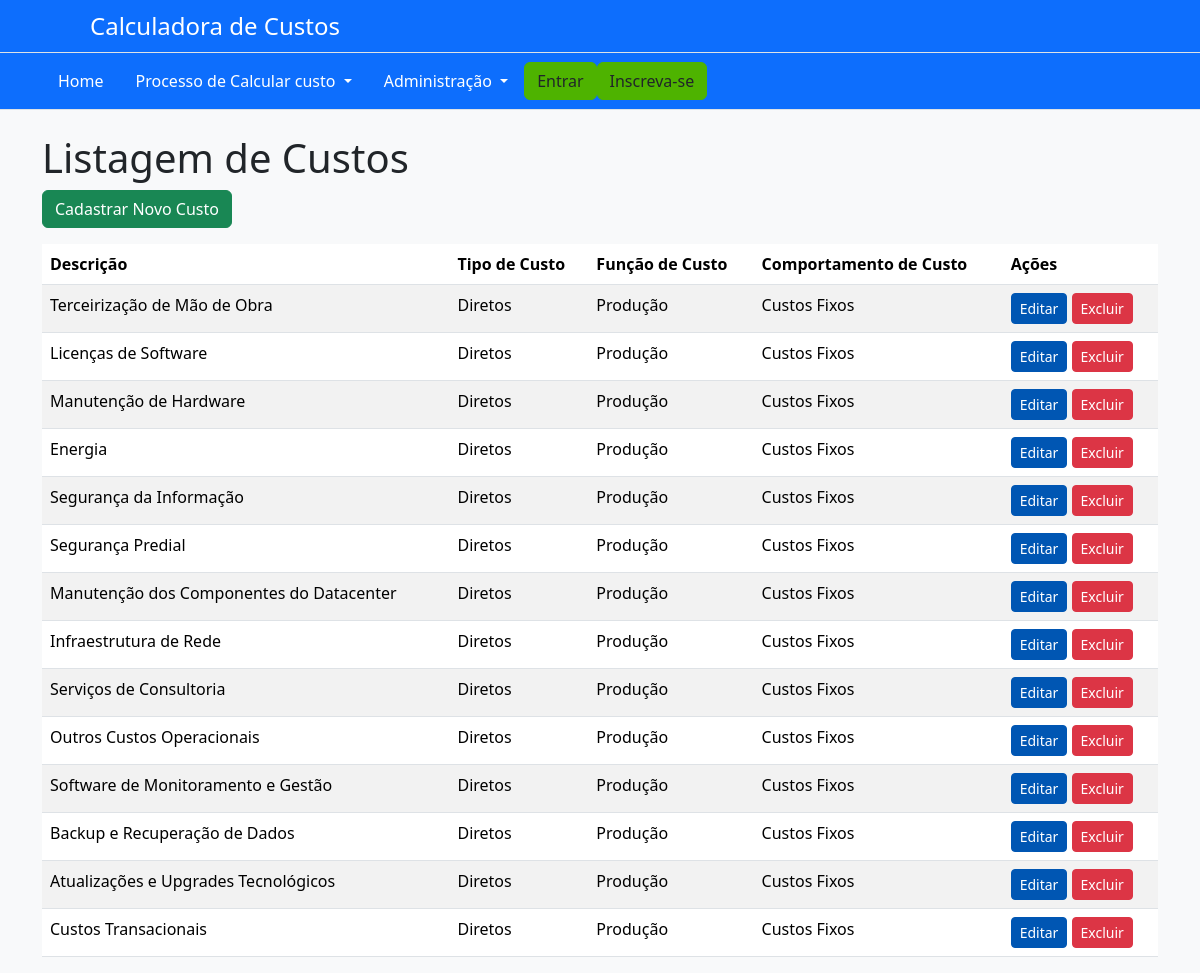
The page /listarcusto/ on the database as committed earlier.
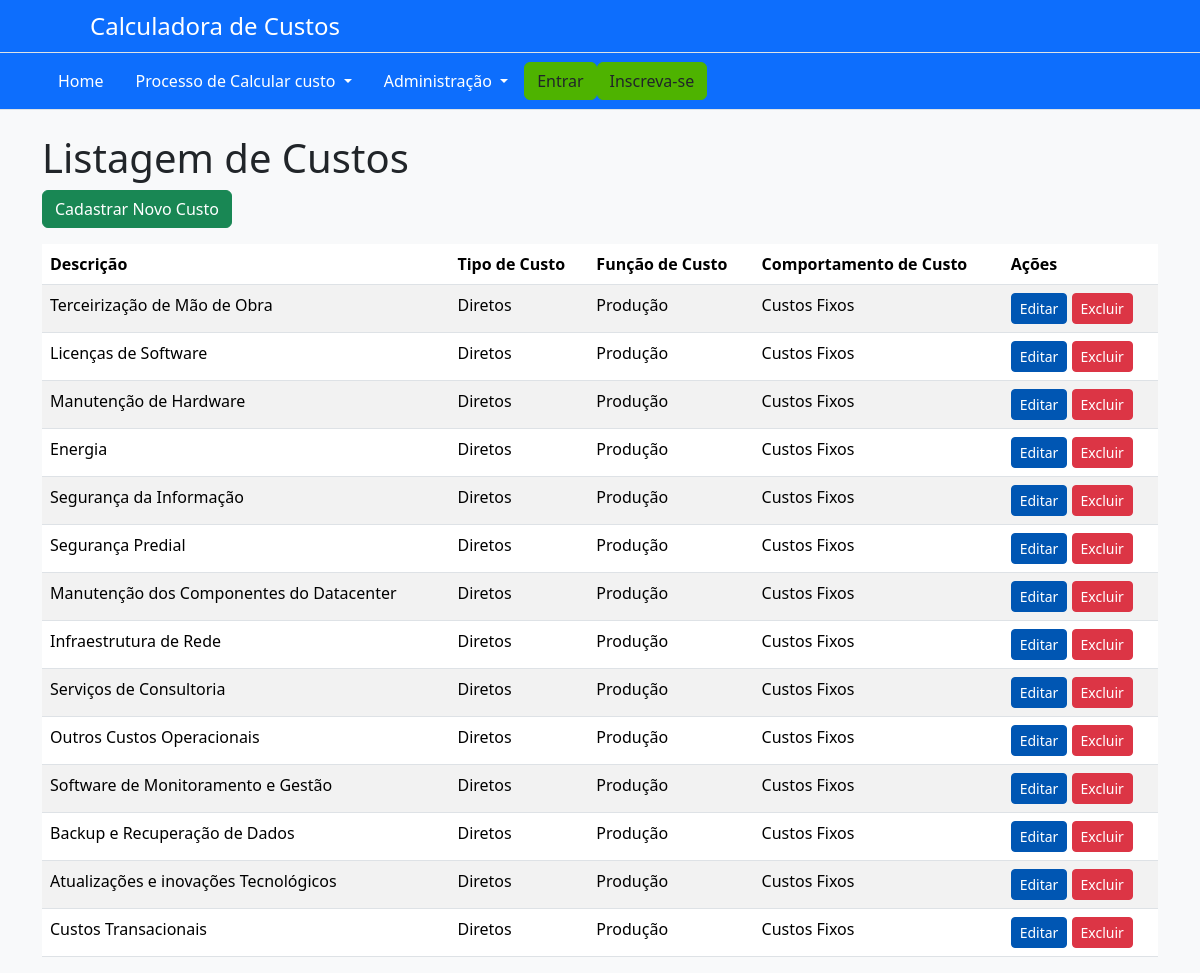
The same page on the database as committed later.
### AppCalculadora/models.py (models this page shows, shortened)
class Custo(models.Model):
    descricao = models.CharField(max_length=255)
    tipo_custo = models.ForeignKey(TipoCusto, on_delete=models.CASCADE, related_name="custos", default=1)
    funcao_custo = models.ForeignKey(FuncaoCusto, on_delete=models.CASCADE, related_name="custos", default=1)
    comportamento_custo = models.ForeignKey(ComportamentoCusto, on_delete=models.CASCADE, related_name="custos", default=1)  # assumindo que existe um ComportamentoCusto com ID 1

class TipoCusto(models.Model):
    nome = models.CharField(max_length=255, help_text="Nome do tipo de custo (ex: Pessoal, Energia, Licenças)")
    descricao = models.TextField(help_text="Descrição do tipo de custo")

class FuncaoCusto(models.Model):
    nome = models.CharField(max_length=255)
    exemplos = models.TextField()

class ComportamentoCusto(models.Model):
    nome = models.CharField(max_length=255)
    exemplos = models.TextField()

### AppCalculadora/views.py (the view)
# urls.py: path('listarcusto/', views.listar_custo, name='listarCusto'),
def listar_custo(request):
    custos = Custo.objects.all()
    return render(request, 'custo/listar_custo.html', {'custos': custos})

### AppCalculadora/templates/custo/listar_custo.html
{% extends 'base.html' %}
{% block content %}
<div class="container">
    <h1 class="page-title">Listagem de Custos</h1>
    <a href="{% url 'cadastrarCusto' %}" class="btn btn-success mb-3">Cadastrar Novo Custo</a>
    <table class="table table-striped">
        <thead>
            <tr>
                <th>Descrição</th>
                <th>Tipo de Custo</th>
                <th>Função de Custo</th>
                <th>Comportamento de Custo</th>
                <th>Ações</th>
            </tr>
        </thead>
        <tbody>
            {% for custo in custos %}
            <tr>
                <td>{{ custo.descricao }}</td>
                <td>{{ custo.tipo_custo.nome }}</td>
                <td>{{ custo.funcao_custo.nome }}</td>
                <td>{{ custo.comportamento_custo.nome }}</td>
                <td>
                    <a href="{% url 'editarCusto' custo.pk %}" class="btn btn-primary btn-sm">Editar</a>
                    <a href="{% url 'excluirCusto' custo.pk %}" class="btn btn-danger btn-sm">Excluir</a>
                </td>
            </tr>
            {% endfor %}
        </tbody>
    </table>
</div>
{% endblock %}

Rows that differ between the two databases and show on the page:
changed Custo: descricao "Atualizações e Upgrades Tecnológicos" → "Atualizações e inovações Tecnológicos"
